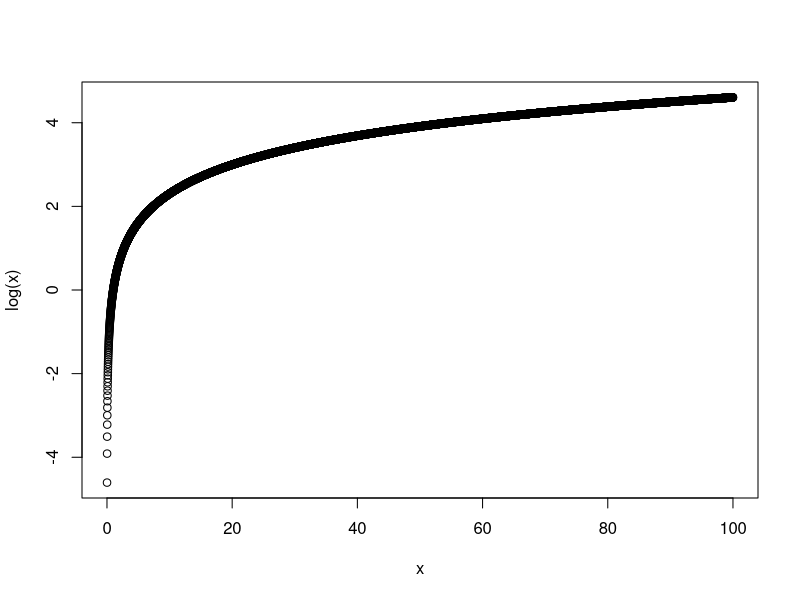

This chart was generated by the following R code:
## ---- chunk 1
x <- c(1:10000)/100
plot(x, log(x))
